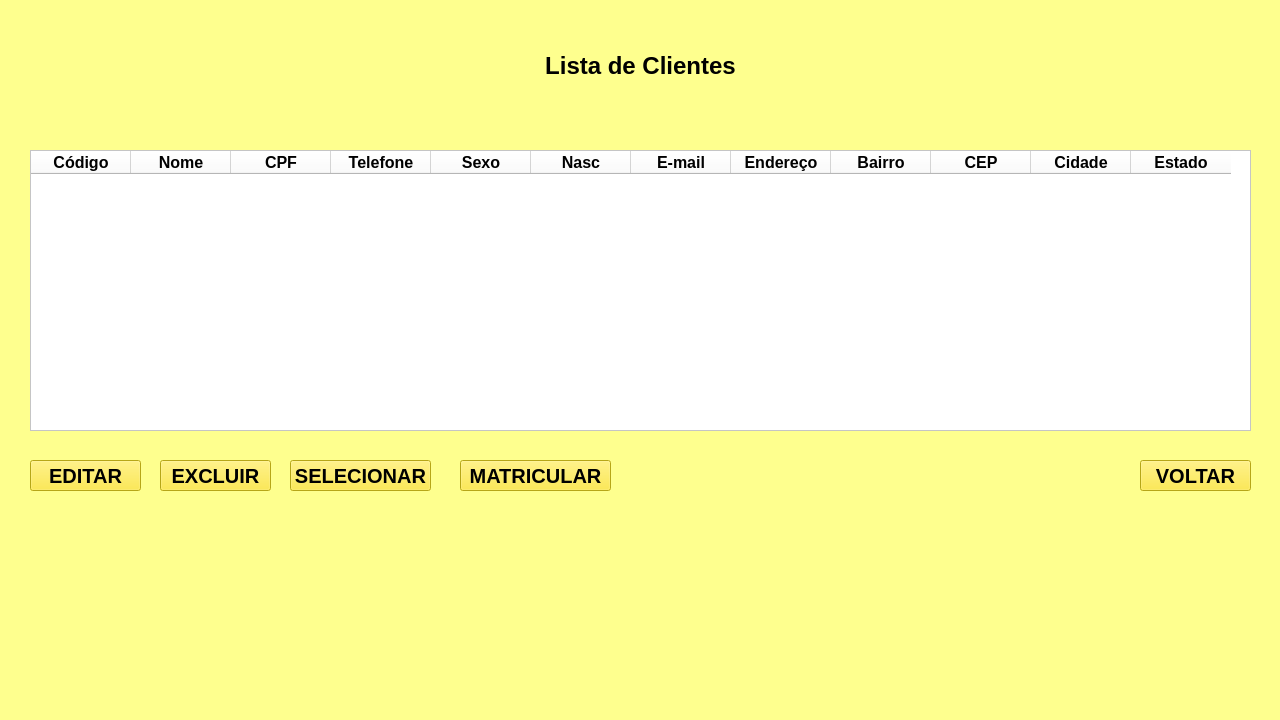
<?xml version="1.0" encoding="UTF-8"?>
<ui version="4.0">
 <class>Form</class>
 <widget class="QWidget" name="Form">
  <property name="geometry">
   <rect>
    <x>0</x>
    <y>0</y>
    <width>1280</width>
    <height>720</height>
   </rect>
  </property>
  <property name="windowTitle">
   <string>Form</string>
  </property>
  <property name="styleSheet">
   <string notr="true">background-color: rgb(254, 255, 142);</string>
  </property>
  <widget class="QTableWidget" name="tableWidget">
   <property name="geometry">
    <rect>
     <x>30</x>
     <y>150</y>
     <width>1221</width>
     <height>281</height>
    </rect>
   </property>
   <property name="font">
    <font>
     <pointsize>12</pointsize>
     <weight>75</weight>
     <bold>true</bold>
    </font>
   </property>
   <property name="styleSheet">
    <string notr="true">background-color: rgb(255, 255, 255);</string>
   </property>
   <column>
    <property name="text">
     <string>Código</string>
    </property>
    <property name="font">
     <font>
      <family>MS Shell Dlg 2</family>
      <pointsize>12</pointsize>
      <weight>75</weight>
      <bold>true</bold>
     </font>
    </property>
   </column>
   <column>
    <property name="text">
     <string>Nome</string>
    </property>
    <property name="font">
     <font>
      <pointsize>12</pointsize>
      <weight>75</weight>
      <bold>true</bold>
     </font>
    </property>
   </column>
   <column>
    <property name="text">
     <string>CPF</string>
    </property>
    <property name="font">
     <font>
      <pointsize>12</pointsize>
      <weight>75</weight>
      <bold>true</bold>
     </font>
    </property>
   </column>
   <column>
    <property name="text">
     <string>Telefone</string>
    </property>
    <property name="font">
     <font>
      <pointsize>12</pointsize>
      <weight>75</weight>
      <bold>true</bold>
     </font>
    </property>
   </column>
   <column>
    <property name="text">
     <string>Sexo</string>
    </property>
    <property name="font">
     <font>
      <pointsize>12</pointsize>
      <weight>75</weight>
      <bold>true</bold>
     </font>
    </property>
   </column>
   <column>
    <property name="text">
     <string>Nasc</string>
    </property>
    <property name="font">
     <font>
      <family>MS Shell Dlg 2</family>
      <pointsize>12</pointsize>
      <weight>75</weight>
      <bold>true</bold>
     </font>
    </property>
   </column>
   <column>
    <property name="text">
     <string>E-mail</string>
    </property>
    <property name="font">
     <font>
      <pointsize>12</pointsize>
      <weight>75</weight>
      <bold>true</bold>
     </font>
    </property>
   </column>
   <column>
    <property name="text">
     <string>Endereço</string>
    </property>
    <property name="font">
     <font>
      <pointsize>12</pointsize>
      <weight>75</weight>
      <bold>true</bold>
     </font>
    </property>
   </column>
   <column>
    <property name="text">
     <string>Bairro</string>
    </property>
    <property name="font">
     <font>
      <pointsize>12</pointsize>
      <weight>75</weight>
      <bold>true</bold>
     </font>
    </property>
   </column>
   <column>
    <property name="text">
     <string>CEP</string>
    </property>
    <property name="font">
     <font>
      <pointsize>12</pointsize>
      <weight>75</weight>
      <bold>true</bold>
     </font>
    </property>
   </column>
   <column>
    <property name="text">
     <string>Cidade</string>
    </property>
    <property name="font">
     <font>
      <pointsize>12</pointsize>
      <weight>75</weight>
      <bold>true</bold>
     </font>
    </property>
   </column>
   <column>
    <property name="text">
     <string>Estado</string>
    </property>
    <property name="font">
     <font>
      <pointsize>12</pointsize>
      <weight>75</weight>
      <bold>true</bold>
     </font>
    </property>
   </column>
  </widget>
  <widget class="QPushButton" name="pushButton_2">
   <property name="geometry">
    <rect>
     <x>160</x>
     <y>460</y>
     <width>111</width>
     <height>31</height>
    </rect>
   </property>
   <property name="font">
    <font>
     <pointsize>15</pointsize>
     <weight>75</weight>
     <bold>true</bold>
    </font>
   </property>
   <property name="styleSheet">
    <string notr="true">background-color: rgb(255, 232, 34);</string>
   </property>
   <property name="text">
    <string>EXCLUIR</string>
   </property>
  </widget>
  <widget class="QPushButton" name="pushButton_3">
   <property name="geometry">
    <rect>
     <x>30</x>
     <y>460</y>
     <width>111</width>
     <height>31</height>
    </rect>
   </property>
   <property name="font">
    <font>
     <pointsize>15</pointsize>
     <weight>75</weight>
     <bold>true</bold>
    </font>
   </property>
   <property name="styleSheet">
    <string notr="true">background-color: rgb(255, 232, 34);</string>
   </property>
   <property name="text">
    <string>EDITAR</string>
   </property>
  </widget>
  <widget class="QLabel" name="label">
   <property name="geometry">
    <rect>
     <x>280</x>
     <y>320</y>
     <width>971</width>
     <height>511</height>
    </rect>
   </property>
   <property name="text">
    <string/>
   </property>
   <property name="pixmap">
    <pixmap>logoacademiaOF-removebg-preview (1).png</pixmap>
   </property>
   <property name="scaledContents">
    <bool>true</bool>
   </property>
  </widget>
  <widget class="QLabel" name="label_2">
   <property name="geometry">
    <rect>
     <x>0</x>
     <y>40</y>
     <width>1281</width>
     <height>51</height>
    </rect>
   </property>
   <property name="font">
    <font>
     <pointsize>18</pointsize>
     <weight>75</weight>
     <bold>true</bold>
    </font>
   </property>
   <property name="styleSheet">
    <string notr="true"/>
   </property>
   <property name="text">
    <string>Lista de Clientes</string>
   </property>
   <property name="alignment">
    <set>Qt::AlignCenter</set>
   </property>
  </widget>
  <widget class="QPushButton" name="pushButton_4">
   <property name="geometry">
    <rect>
     <x>1140</x>
     <y>460</y>
     <width>111</width>
     <height>31</height>
    </rect>
   </property>
   <property name="font">
    <font>
     <pointsize>15</pointsize>
     <weight>75</weight>
     <bold>true</bold>
    </font>
   </property>
   <property name="styleSheet">
    <string notr="true">background-color: rgb(255, 232, 34);</string>
   </property>
   <property name="text">
    <string>VOLTAR</string>
   </property>
  </widget>
  <widget class="QPushButton" name="pushButton_5">
   <property name="geometry">
    <rect>
     <x>290</x>
     <y>460</y>
     <width>141</width>
     <height>31</height>
    </rect>
   </property>
   <property name="font">
    <font>
     <pointsize>15</pointsize>
     <weight>75</weight>
     <bold>true</bold>
    </font>
   </property>
   <property name="styleSheet">
    <string notr="true">background-color: rgb(255, 232, 34);</string>
   </property>
   <property name="text">
    <string>SELECIONAR</string>
   </property>
  </widget>
  <widget class="QPushButton" name="pushButton_6">
   <property name="geometry">
    <rect>
     <x>460</x>
     <y>460</y>
     <width>151</width>
     <height>31</height>
    </rect>
   </property>
   <property name="font">
    <font>
     <pointsize>15</pointsize>
     <weight>75</weight>
     <bold>true</bold>
    </font>
   </property>
   <property name="styleSheet">
    <string notr="true">background-color: rgb(255, 232, 34);</string>
   </property>
   <property name="text">
    <string>MATRICULAR</string>
   </property>
  </widget>
  <zorder>label</zorder>
  <zorder>tableWidget</zorder>
  <zorder>pushButton_2</zorder>
  <zorder>pushButton_3</zorder>
  <zorder>label_2</zorder>
  <zorder>pushButton_4</zorder>
  <zorder>pushButton_5</zorder>
  <zorder>pushButton_6</zorder>
 </widget>
 <resources/>
 <connections/>
</ui>
